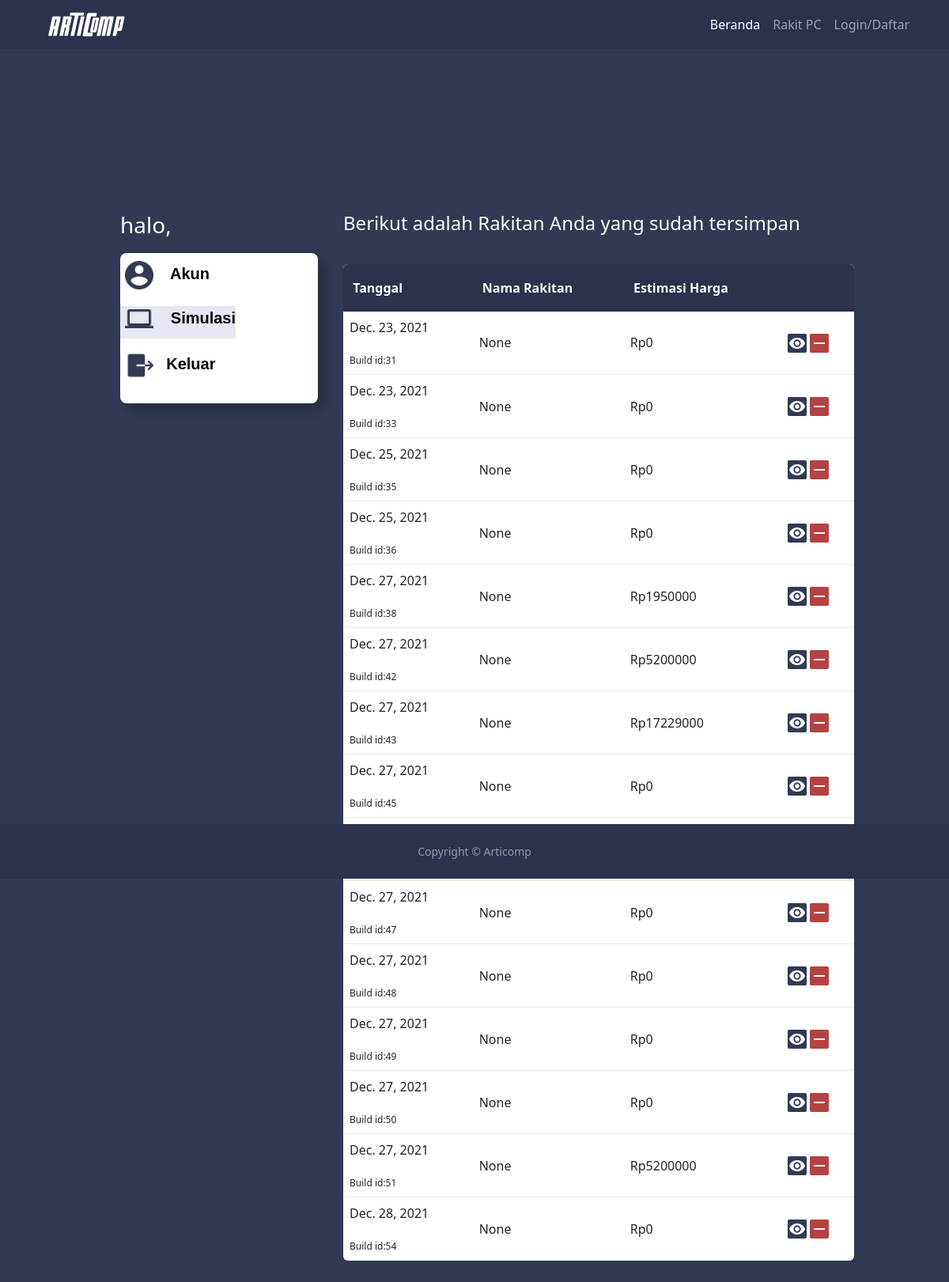
The app's page /user/bsa/builds/, older data.
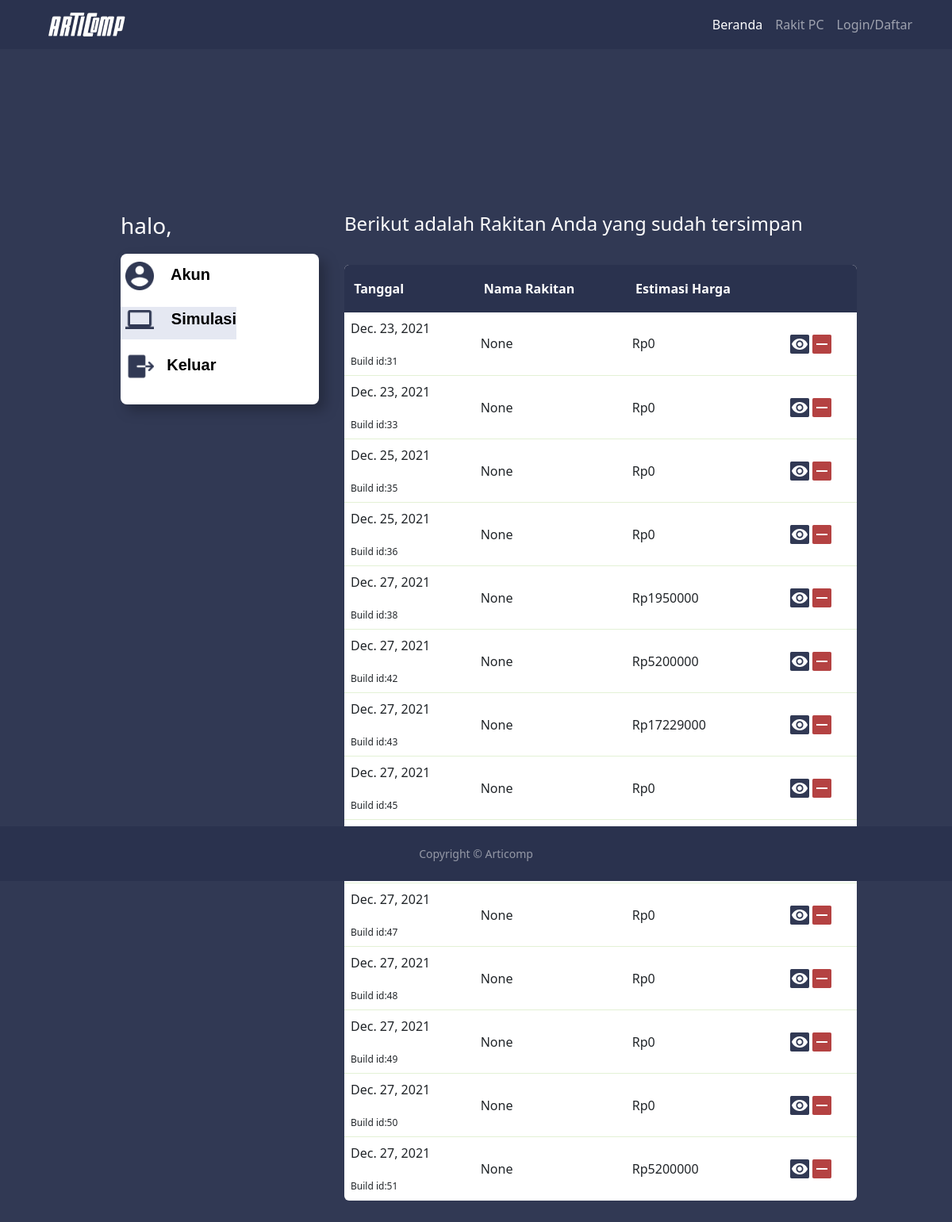
The same page, newer data.
### build/models.py (models this page shows)
class Build(models.Model):
    owner = models.CharField(max_length=120, default="")
    gpu = models.ForeignKey(GPU, null=True, blank=True, on_delete=models.DO_NOTHING)
    cpu = models.ForeignKey(CPU, null=True, blank=True, on_delete=models.DO_NOTHING)
    motherboard = models.ForeignKey(Motherboard, null=True, blank=True, on_delete=models.DO_NOTHING)
    ram = models.ForeignKey(RAM, null=True, blank=True, on_delete=models.DO_NOTHING)
    disk = models.ForeignKey(Disk, null=True, blank=True, on_delete=models.DO_NOTHING)
    power_supply = models.ForeignKey(PowerSupply, null=True, blank=True, on_delete=models.DO_NOTHING)
    cooler = models.ForeignKey(Cooler, null=True, blank=True, on_delete=models.DO_NOTHING)
    case = models.ForeignKey(Case, null=True, blank=True, on_delete=models.DO_NOTHING)
    fan = models.ForeignKey(Fan, null=True, blank=True, on_delete=models.DO_NOTHING)
    total_harga = models.PositiveIntegerField(default=0)
    build_title = models.CharField(max_length=120, null=True)
    dibuat = models.DateField(auto_now=True)
    def __str__(self):
        return "Build id: %s" %(self.id)

### user/views.py (the view)
# urls.py: path('builds/', userBuildView, name='builds'),
def userBuildView(request, username):
    build = Build.objects.filter(owner=request.user.username)
    print(build)
    context = {"build": build}
    return render(request, 'user/profile-rakit.html', context)

### user/templates/user/profile-rakit.html
{% extends 'base.html' %}
{% load static %}
{% block content %}
<link rel="stylesheet" href="/static/css/profile-rakit.css">
<div class="jumbotron jumbotron-fluid">
  <div class="semua">
    <div class="kiri">
      <h3 align="left" style="color: white;">halo, {{ user.username }}</h3>
      <div class="list-menu">
        <a href="{% url 'user:profile' user.username %}" style="text-decoration: none;">
          <p class="akun" align="left" style="color: black;">&nbsp;<img src="/static/assets/VectorAkun.png" alt="Akun" width="36">
            &nbsp;&nbsp; Akun </p>
        </a>
        <a>
          <p class="Rakit" align="left" style="color: black;">&nbsp;<img src="/static/assets/VectorRiwayat.png"
              alt="Simulasi" width="36"> &nbsp;&nbsp; Simulasi </p>
        </a>
        <a href="{% url 'account:logout' %}" style="text-decoration: none;">
          <p class="logout" align="left" style="color: black;">&nbsp;<img src="/static/assets/Logout.png"
              alt="Keluar" width="36">&nbsp;&nbsp; Keluar
          </p>
        </a>
      </div>
    </div>
    <div class="kanan">
      <table align="right">
        <h3 style="color: white; font-size: 150%;"> Berikut adalah Rakitan Anda yang sudah tersimpan
          &nbsp; &nbsp; &nbsp; &nbsp; &nbsp; &nbsp; &nbsp; &nbsp; &nbsp; &nbsp; &nbsp; &nbsp; &nbsp;
          &nbsp; &nbsp; &nbsp; &nbsp; </h3>
        {% if build %}
        <thead>
          <tr>
            <th> &nbsp;Tanggal</th>
            <th> &nbsp;Nama Rakitan</th>
            <th> &nbsp;Estimasi Harga</th>
            <th> </th>
          </tr>
          <thead>
          <tbody>
            {% for list in build %}
            <tr>
              <td>{{ list.dibuat}}<br><br> <span class="buildid" style="font-size: 12px;">Build id:{{list.id}}</span>
              </td>
              <td style="font-style: bold;">{{list.build_title}}</td>
              <td>Rp{{list.total_harga}}</td>
              <td><a href="{% url 'user:viewBuild' user.username list.id %}"><img src="/static/assets/edit.png" alt="Lihat"></a> <a href="{% url 'user:deleteBuild' user.username list.id %}"><img src="/static/assets/remove.png" alt="Hapus"></a></td>
            </tr>
            {% endfor %}
          </tbody>
          {% else %}
            <td>
              <div style="text-align: center;">Tidak Ada Rakitan</div>
            </td>
          {% endif %}
      </table>
    </div>
  </div>
</div>
{% endblock %}

### templates/base.html (shortened to what this page needs)
{% load static %}
<html lang="en">
<head>
    <link rel="stylesheet" href="{% static 'css/base.css' %}">
    <link href="https://cdn.jsdelivr.net/npm/bootstrap@5.1.3/dist/css/bootstrap.min.css" rel="stylesheet">
</head>
<body class="backgroundd">
    {% include 'navbar.html' %}
    <div class="isi-main">
        {% block content %}
        {% endblock %}
    </div>
    {% include 'footer.html' %}
</body>
</html>

### templates/navbar.html (shortened to what this page needs)
{% load static %}
<nav class="navbar navbar-expand-lg navbar-dark bg-dark static-top" style="background-color: #2a324e !important;">
  <link rel="stylesheet" href="{% static 'css/navbar.css' %}">
  <div class="container">
    <a class="navbar-brand" href="{% url 'home:home' %}">
      <img src="{% static 'assets/articomp.png' %}" alt="Logo" height="36">
    </a>
    <div class="collapse navbar-collapse" id="navbarSupportedContent">
      <ul class="navbar-nav ms-auto">
        <li class="nav-item">
          <a class="nav-link active" aria-current="page" href="{% url 'home:home' %}">Beranda</a>
        </li>
        <li class="nav-item">
          <a class="nav-link" href="{% url 'build:build' %}">Rakit PC</a>
        </li>
        {% if user.is_authenticated %}
        <li class="nav-item dropdown">
          <a class="nav-link dropdown-toggle" href="#" id="navbarDropdown" role="button" data-bs-toggle="dropdown"
            aria-expanded="false">
            Selamat Datang, {{ user.username}}
          </a>
          <ul class="dropdown-menu dropdown-menu-end" aria-labelledby="navbarDropdown">
            <li>
              <a class="dropdown-item" href="{% url 'user:profile' user.username %}"><img
                  src="/static/assets/profil-button.png"></a>
            </li>
            <li>
              <hr class="dropdown-divider">
            </li>
            <li>
              <a class="dropdown-item" href="{% url 'account:logout' %}"><img
                  src="/static/assets/logout-button.png"></a>
            </li>
          </ul>
        </li>
        {% else %}
        <li class="nav-item">
          <a class="nav-link" href="{% url 'account:login' %}">Login/Daftar</a>
        </li>
        {% endif %}
      </ul>
    </div>
  </div>
</nav>

### templates/footer.html
{% load static %}
<link rel="stylesheet" href="{% static 'css/footer.css' %}">
<footer id="sticky-footer" class=" py-4 bg-dark text-white-50" style="background-color: #2a324e !important;">
  <div class="container text-center">
    <small>Copyright &copy; Articomp</small>
  </div>
</footer>

### static/css/base.css (style rules this page uses)
.backgroundd { background-color: #313954; background-size: cover; min-height: 100%; }
.isi-main { min-height: calc(100vh - 62px - 69px); }

### static/css/navbar.css (style rules this page uses)
.navbar { margin-top: 0px; }

### static/css/profile-rakit.css (style rules this page uses)
.jumbotron { background-color: 313954; background-size: cover; height: 100%; }
.semua { display: flex; margin-top: 15%; margin-left: 10%; margin-right: 10%; flex-wrap: nowrap; }
.kiri { padding: 26px 0px 32px 32px; }
.kanan { padding: 26px 0px 32px 32px; }
.list-menu { font-family: Arial, Helvetica, sans-serif; font-weight: 700; font-size: 20; min-width: 250px; height: 190px; margin-top: 10px; background: #FFFFFF; border-radius: 8px; filter: drop-shadow(8px 8px 8px rgba(0, 0, 0, 0.25)); float: left; }
.akun { margin-top: 10px; height: 41px; justify-self: left; }
.rakit { height: 41px; justify-self: left; background-color: #E5E8F2; }
.logout { height: 41px; justify-self: left; }
table { border-spacing: 1; border-collapse: collapse; background: white; border-radius: 6px; overflow: hidden; max-width: 900px; width: 100%; margin: 0 auto; position: relative; }
table * { position: relative; }
table td, table th { padding-left: 8px; }
table thead tr { height: 60px; background: #2A324E; font-size: 16px; color: #FFFFFF; }
table tbody tr { height: 80px; border-bottom: 1px solid #E3F1D5; }
table tbody tr:last-child { border: 0; }
table td, table th { text-align: left; }

### static/css/footer.css (style rules this page uses)
#sticky-footer { clear: both; position: absolute; margin-bottom:0; width: 100%; }

Row changes from the older to the newer data that the page shows:
removed Build: dibuat "Dec. 28, 2021", id "54", build_title "None", total_harga "0"
